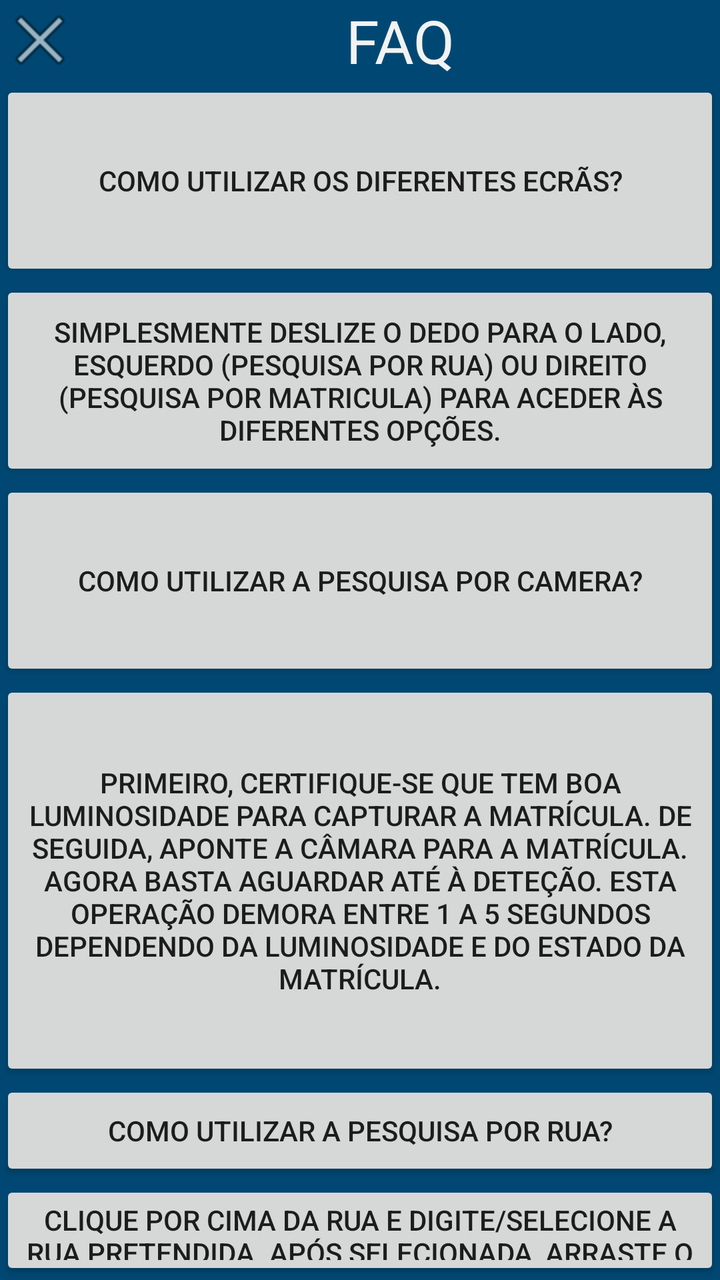
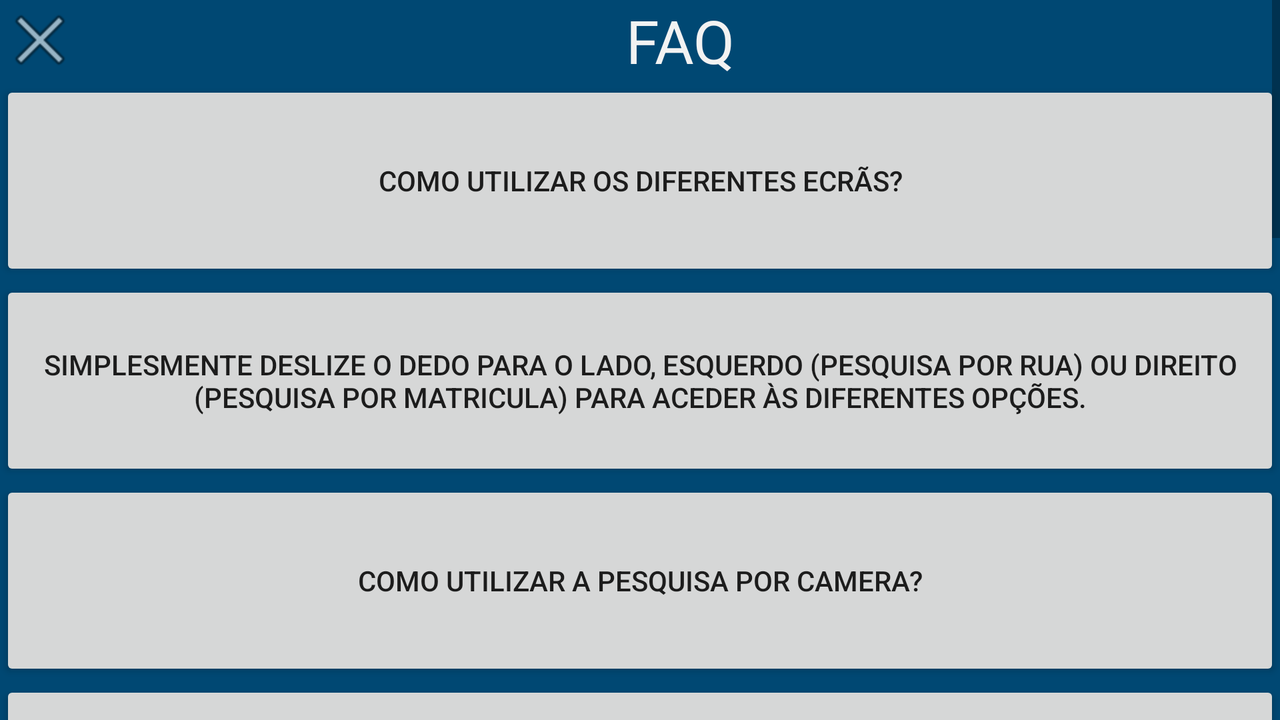

Two renders of one Android screen. The first uses the default layout on a phone; the second uses the alternative layout the repository ships for a different screen configuration, on a matching device. The two XML files are below.
<!-- AndroidManifest.xml: application theme AppTheme -->
<!-- res/layout/activity_faq.xml -->
<?xml version="1.0" encoding="utf-8"?>
<LinearLayout
    xmlns:android="http://schemas.android.com/apk/res/android"
    xmlns:app="http://schemas.android.com/apk/res-auto"
    android:orientation="vertical"
    android:layout_width="match_parent"
    android:layout_height="match_parent"
    android:id="@+id/layout_faq"
    android:background="@color/emelPrincipal"
    android:onClick="onClick">

    <LinearLayout
        android:layout_width="match_parent"
        android:layout_height="wrap_content"
        android:orientation="horizontal">

        <ImageButton
            android:id="@+id/btn_fechaFAQ"
            android:layout_width="wrap_content"
            android:layout_height="wrap_content"
            android:padding="20dp"
            android:background="@android:drawable/ic_menu_close_clear_cancel"
            android:onClick="onClick"/>

        <TextView
            android:id="@+id/txt_faq"
            android:layout_width="match_parent"
            android:layout_height="wrap_content"
            android:gravity="center"
            android:textSize="30sp"
            android:textColor="@color/texto"
            android:text="@string/txt_faq" />


    </LinearLayout>

    <LinearLayout
        android:layout_width="match_parent"
        android:layout_height="wrap_content"
        android:orientation="vertical">

        <Button
            android:id="@+id/pergunta1"
            android:layout_width="match_parent"
            android:layout_height="100dp"
            android:layout_weight="1"
            android:onClick="onClick"
            android:text="@string/pergunta1" />

        <Button
            android:id="@+id/resposta1"
            android:layout_width="match_parent"
            android:layout_height="100dp"
            android:layout_weight="1"
            android:text="@string/resposta1" />
    </LinearLayout>

    <LinearLayout
        android:layout_width="match_parent"
        android:layout_height="wrap_content"
        android:orientation="vertical">

        <Button
            android:id="@+id/pergunta2"
            android:layout_width="match_parent"
            android:layout_height="100dp"
            android:layout_weight="1"
            android:text="@string/pergunta2"
            android:onClick="onClick" />

        <Button
            android:id="@+id/resposta2"
            android:layout_width="match_parent"
            android:layout_height="200dp"
            android:layout_weight="1"
            android:text="@string/resposta2"/>
    </LinearLayout>

    <LinearLayout
        android:layout_width="match_parent"
        android:layout_height="wrap_content"
        android:orientation="vertical">

        <Button
            android:id="@+id/pergunta3"
            android:layout_width="match_parent"
            android:layout_height="100dp"
            android:layout_weight="1"
            android:text="@string/pergunta3"
            android:onClick="onClick" />

        <Button
            android:id="@+id/resposta3"
            android:layout_width="match_parent"
            android:layout_height="100dp"
            android:layout_weight="1"
            android:text="@string/resposta3"/>
    </LinearLayout>

    <LinearLayout
        android:layout_width="match_parent"
        android:layout_height="wrap_content"
        android:orientation="vertical">

        <Button
            android:id="@+id/pergunta4"
            android:layout_width="match_parent"
            android:layout_height="100dp"
            android:layout_weight="1"
            android:text="@string/pergunta4"
            android:onClick="onClick" />

        <Button
            android:id="@+id/resposta4"
            android:layout_width="match_parent"
            android:layout_height="100dp"
            android:layout_weight="1"
            android:text="@string/resposta4"/>
    </LinearLayout>

    <LinearLayout
        android:layout_width="match_parent"
        android:layout_height="wrap_content"
        android:orientation="vertical">

        <Button
            android:id="@+id/pergunta5"
            android:layout_width="match_parent"
            android:layout_height="100dp"
            android:layout_weight="1"
            android:text="@string/pergunta5"
            android:onClick="onClick" />

        <Button
            android:id="@+id/resposta5"
            android:layout_width="match_parent"
            android:layout_height="100dp"
            android:layout_weight="1"
            android:text="@string/resposta5"/>
    </LinearLayout>
</LinearLayout>
<!-- resources referenced by this layout -->
<resources>
  <color name="emelPrincipal">#004873</color>
  <color name="texto">#F2F2F2</color>
  <string name="pergunta1">Como utilizar os diferentes ecrãs?</string>
  <string name="pergunta2">Como utilizar a pesquisa por camera?</string>
  <string name="pergunta3">Como utilizar a pesquisa por rua?</string>
  <string name="pergunta4">Como utilizar a pesquisa por matrícula?</string>
  <string name="pergunta5">A minha localização não está correcta</string>
  <string name="resposta1">Simplesmente deslize o dedo para o lado, esquerdo (pesquisa por rua) ou direito (pesquisa por matricula) para aceder às diferentes opções.</string>
  <string name="resposta2">Primeiro, certifique-se que tem boa luminosidade para capturar a matrícula. De seguida, aponte a câmara para a matrícula. Agora basta aguardar até à deteção. Esta operação demora entre 1 a 5 segundos dependendo da luminosidade e do estado da matrícula.</string>
  <string name="resposta3">Clique por cima da rua e digite/selecione a rua pretendida. Após selecionada, arraste o seu dedo de cima para baixo para actualizar a listagem de ruas.</string>
  <string name="resposta4">Basta inserir a matricula pretendida (sem separador -). Quando preenchida, será automaticamente levado para um ecrã com as informações do veículo</string>
  <string name="resposta5">Carregue em cima do simbolo de localização e aguarde que a sua posição seja triangulada.</string>
  <string name="txt_faq">FAQ</string>
  <style name="AppTheme" parent="Theme.AppCompat.Light.NoActionBar">
          
          <item name="colorPrimary">@color/colorPrimary</item>
          <item name="colorPrimaryDark">@color/colorPrimaryDark</item>
          <item name="colorAccent">@color/colorAccent</item>
      </style>
  <color name="colorPrimary">#3F51B5</color>
  <color name="colorPrimaryDark">#004873</color>
  <color name="colorAccent">#ffffff</color>
</resources>
<!-- res/layout-land/activity_faq.xml (the repository's variant of the layout above) -->
<!-- drawn on the phone turned sideways -->
<?xml version="1.0" encoding="utf-8"?>
<LinearLayout xmlns:android="http://schemas.android.com/apk/res/android"
    android:id="@+id/layout_faq" android:layout_width="match_parent"
    android:layout_height="match_parent"
    android:background="@color/emelPrincipal"
    android:onClick="onClick"
    android:orientation="vertical">

    <ScrollView
        android:layout_width="fill_parent"
        android:layout_height="wrap_content">

        <LinearLayout
            android:layout_width="fill_parent"
            android:layout_height="wrap_content"
            android:orientation="vertical">

            <LinearLayout
                android:layout_width="match_parent"
                android:layout_height="wrap_content"
                android:orientation="horizontal">

                <ImageButton
                    android:id="@+id/btn_fechaFAQ"
                    android:layout_width="wrap_content"
                    android:layout_height="wrap_content"
                    android:background="@android:drawable/ic_menu_close_clear_cancel"
                    android:onClick="onClick"
                    android:padding="20dp"/>

                <TextView
                    android:id="@+id/txt_faq"
                    android:layout_width="match_parent"
                    android:layout_height="wrap_content"
                    android:gravity="center"
                    android:text="@string/txt_faq"
                    android:textColor="@color/texto"
                    android:textSize="30sp" />


            </LinearLayout>

            <LinearLayout
                android:layout_width="match_parent"
                android:layout_height="wrap_content"
                android:orientation="vertical">

                <Button
                    android:id="@+id/pergunta1"
                    android:layout_width="match_parent"
                    android:layout_height="100dp"
                    android:layout_weight="1"
                    android:onClick="onClick"
                    android:text="@string/pergunta1" />

                <Button
                    android:id="@+id/resposta1"
                    android:layout_width="match_parent"
                    android:layout_height="100dp"
                    android:layout_weight="1"
                    android:text="@string/resposta1" />
            </LinearLayout>

            <LinearLayout
                android:layout_width="match_parent"
                android:layout_height="wrap_content"
                android:orientation="vertical">

                <Button
                    android:id="@+id/pergunta2"
                    android:layout_width="match_parent"
                    android:layout_height="100dp"
                    android:layout_weight="1"
                    android:onClick="onClick"
                    android:text="@string/pergunta2" />

                <Button
                    android:id="@+id/resposta2"
                    android:layout_width="match_parent"
                    android:layout_height="150dp"
                    android:layout_weight="1"
                    android:text="@string/resposta2"/>
            </LinearLayout>

            <LinearLayout
                android:layout_width="match_parent"
                android:layout_height="wrap_content"
                android:orientation="vertical">

                <Button
                    android:id="@+id/pergunta3"
                    android:layout_width="match_parent"
                    android:layout_height="100dp"
                    android:layout_weight="1"
                    android:onClick="onClick"
                    android:text="@string/pergunta3" />

                <Button
                    android:id="@+id/resposta3"
                    android:layout_width="match_parent"
                    android:layout_height="100dp"
                    android:layout_weight="1"
                    android:text="@string/resposta3"/>
            </LinearLayout>

            <LinearLayout
                android:layout_width="match_parent"
                android:layout_height="wrap_content"
                android:orientation="vertical">

                <Button
                    android:id="@+id/pergunta4"
                    android:layout_width="match_parent"
                    android:layout_height="100dp"
                    android:layout_weight="1"
                    android:onClick="onClick"
                    android:text="@string/pergunta4" />

                <Button
                    android:id="@+id/resposta4"
                    android:layout_width="match_parent"
                    android:layout_height="100dp"
                    android:layout_weight="1"
                    android:text="@string/resposta4"/>
            </LinearLayout>

            <LinearLayout
                android:layout_width="match_parent"
                android:layout_height="wrap_content"
                android:orientation="vertical">

                <Button
                    android:id="@+id/pergunta5"
                    android:layout_width="match_parent"
                    android:layout_height="100dp"
                    android:layout_weight="1"
                    android:onClick="onClick"
                    android:text="@string/pergunta5" />

                <Button
                    android:id="@+id/resposta5"
                    android:layout_width="match_parent"
                    android:layout_height="100dp"
                    android:layout_weight="1"
                    android:text="@string/resposta5"/>
            </LinearLayout>

        </LinearLayout>
    </ScrollView>

</LinearLayout>
